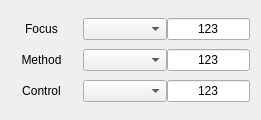
    <widget class="QWidget" name="gridLayoutWidget_2">
     <property name="geometry">
      <rect>
       <x>0</x>
       <y>250</y>
       <width>261</width>
       <height>120</height>
      </rect>
     </property>
     <layout class="QGridLayout" name="gridLayout_2" columnstretch="2,2,2">
      <property name="leftMargin">
       <number>0</number>
      </property>
      <property name="horizontalSpacing">
       <number>0</number>
      </property>
      <property name="verticalSpacing">
       <number>2</number>
      </property>
      <item row="1" column="0">
       <widget class="caLabel" name="calabel_39">
        <property name="text">
         <string>Method</string>
        </property>
        <property name="alignment">
         <set>Qt::AlignCenter</set>
        </property>
        <property name="foreground">
         <color>
          <red>180</red>
          <green>180</green>
          <blue>180</blue>
         </color>
        </property>
        <property name="background">
         <color alpha="0">
          <red>160</red>
          <green>160</green>
          <blue>164</blue>
         </color>
        </property>
       </widget>
      </item>
      <item row="1" column="2">
       <widget class="caLineEdit" name="caLineEdit_21">
        <property name="text">
         <string>123</string>
        </property>
        <property name="alignment">
         <set>Qt::AlignAbsolute|Qt::AlignCenter|Qt::AlignHCenter|Qt::AlignVCenter</set>
        </property>
        <property name="channel" stdset="0">
         <string notr="true">$(P):GetTechnique</string>
        </property>
        <property name="foreground">
         <color>
          <red>195</red>
          <green>195</green>
          <blue>195</blue>
         </color>
        </property>
        <property name="background">
         <color>
          <red>58</red>
          <green>58</green>
          <blue>58</blue>
         </color>
        </property>
        <property name="colorMode">
         <enum>caLineEdit::Static</enum>
        </property>
        <property name="precision">
         <number>0</number>
        </property>
        <property name="fontScaleMode">
         <enum>caLineEdit::Height</enum>
        </property>
        <property name="formatType">
         <enum>caLineEdit::decimal</enum>
        </property>
       </widget>
      </item>
      <item row="2" column="0">
       <widget class="caLabel" name="calabel_49">
        <property name="text">
         <string>Control</string>
        </property>
        <property name="alignment">
         <set>Qt::AlignCenter</set>
        </property>
        <property name="foreground">
         <color>
          <red>180</red>
          <green>180</green>
          <blue>180</blue>
         </color>
        </property>
        <property name="background">
         <color alpha="0">
          <red>160</red>
          <green>160</green>
          <blue>164</blue>
         </color>
        </property>
       </widget>
      </item>
      <item row="0" column="0">
       <widget class="caLabel" name="calabel_35">
        <property name="text">
         <string>Focus</string>
        </property>
        <property name="alignment">
         <set>Qt::AlignCenter</set>
        </property>
        <property name="foreground">
         <color>
          <red>180</red>
          <green>180</green>
          <blue>180</blue>
         </color>
        </property>
        <property name="background">
         <color alpha="0">
          <red>160</red>
          <green>160</green>
          <blue>164</blue>
         </color>
        </property>
       </widget>
      </item>
      <item row="0" column="2">
       <widget class="caLineEdit" name="caLineEdit_14">
        <property name="text">
         <string>123</string>
        </property>
        <property name="alignment">
         <set>Qt::AlignAbsolute|Qt::AlignCenter|Qt::AlignHCenter|Qt::AlignVCenter</set>
        </property>
        <property name="channel" stdset="0">
         <string notr="true">$(P):GetFocus</string>
        </property>
        <property name="foreground">
         <color>
          <red>195</red>
          <green>195</green>
          <blue>195</blue>
         </color>
        </property>
        <property name="background">
         <color>
          <red>58</red>
          <green>58</green>
          <blue>58</blue>
         </color>
        </property>
        <property name="colorMode">
         <enum>caLineEdit::Static</enum>
        </property>
        <property name="precision">
         <number>0</number>
        </property>
        <property name="fontScaleMode">
         <enum>caLineEdit::Height</enum>
        </property>
        <property name="formatType">
         <enum>caLineEdit::decimal</enum>
        </property>
       </widget>
      </item>
      <item row="0" column="1">
       <widget class="caMenu" name="camenu">
        <property name="channel" stdset="0">
         <string notr="true">$(P):SetFocus</string>
        </property>
       </widget>
      </item>
      <item row="2" column="2">
       <widget class="caLineEdit" name="caLineEdit_31">
        <property name="text">
         <string>123</string>
        </property>
        <property name="alignment">
         <set>Qt::AlignAbsolute|Qt::AlignCenter|Qt::AlignHCenter|Qt::AlignVCenter</set>
        </property>
        <property name="channel" stdset="0">
         <string notr="true">$(P):GetWS</string>
        </property>
        <property name="foreground">
         <color>
          <red>195</red>
          <green>195</green>
          <blue>195</blue>
         </color>
        </property>
        <property name="background">
         <color>
          <red>58</red>
          <green>58</green>
          <blue>58</blue>
         </color>
        </property>
        <property name="colorMode">
         <enum>caLineEdit::Static</enum>
        </property>
        <property name="precision">
         <number>0</number>
        </property>
        <property name="fontScaleMode">
         <enum>caLineEdit::Height</enum>
        </property>
        <property name="formatType">
         <enum>caLineEdit::string</enum>
        </property>
       </widget>
      </item>
      <item row="2" column="1">
       <widget class="caMenu" name="camenu_4">
        <property name="channel" stdset="0">
         <string notr="true">$(P):SetWS</string>
        </property>
       </widget>
      </item>
      <item row="1" column="1">
       <widget class="caMenu" name="camenu_2">
        <property name="channel" stdset="0">
         <string notr="true">$(P):SetTechnique</string>
        </property>
       </widget>
      </item>
     </layout>
    </widget>
